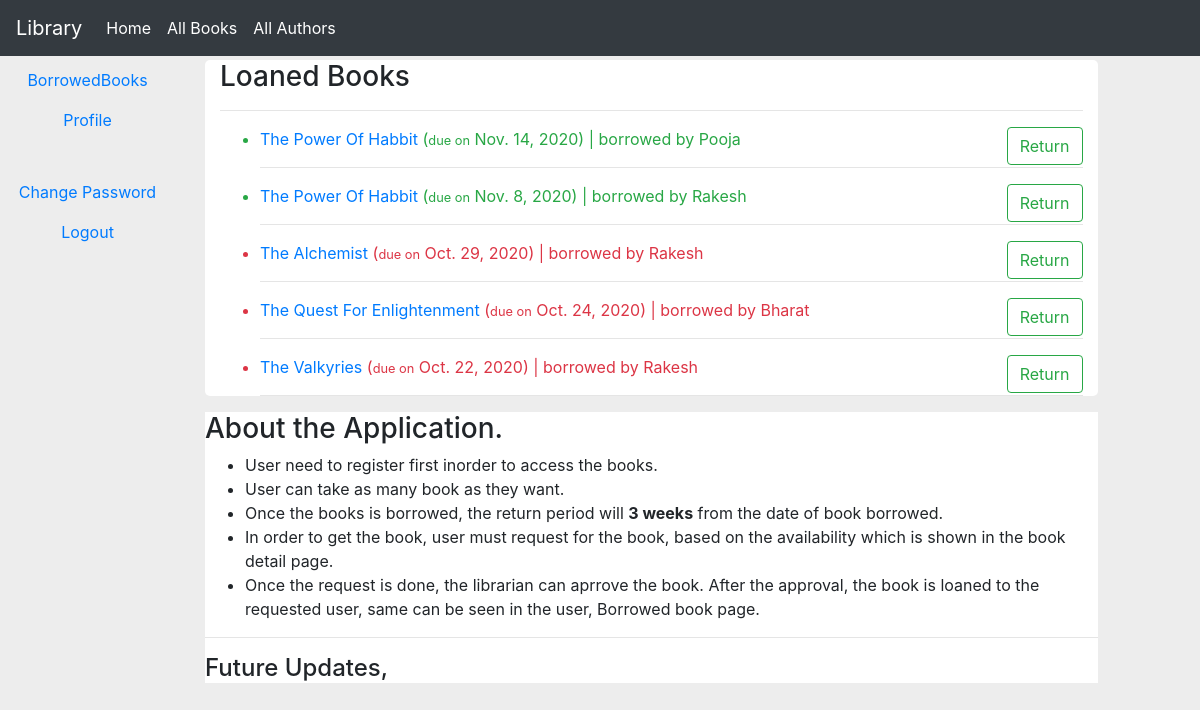
The page /catalog/books/allborrowedbooks/ (signed in) on the database as committed earlier.
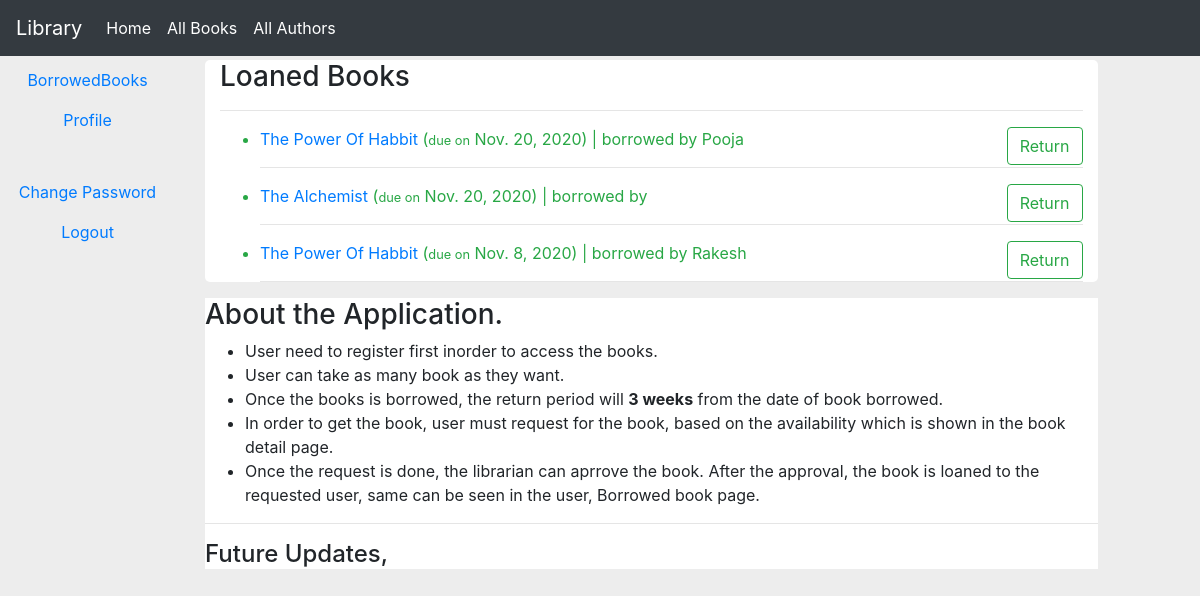
The same page on the database as committed later.
### catalog/models.py (models this page shows, shortened)
class BookInstance(models.Model):
    id = models.UUIDField(primary_key=True, default=uuid.uuid4, help_text="Unique ID of the book")
    book = models.ForeignKey('Book',on_delete=models.CASCADE, null=True)
    imprint = models.CharField(max_length=200)
    due_back = models.DateField(null=True, blank=True)
    LOAN_STATUS = (('m','Maintenance'),('o','On Loan'),('a','Available'),('r', 'Received'),('R','Request'),('A','AdvanceRequest'))
    status = models.CharField(max_length=1, choices=LOAN_STATUS, blank=True,default='m', help_text="Book Availability")
    borrower = models.ForeignKey(User,on_delete=models.SET_NULL, null=True,blank=True)
    class Meta:
        ordering = ['due_back']
        permissions = (('Can_mark_retuned','Set book as returned'),)
    @property
    def is_overdure(self):
        if self.due_back and date.today() > self.due_back:
            return True
        else:
            return False

class Book(models.Model):
    title = models.CharField(max_length=200)
    author = models.ForeignKey('Author', on_delete=models.SET_NULL, null=True)
    summary = models.TextField(max_length=1000, help_text="Enter a brief description of the book")
    isbn = models.CharField('ISBN', max_length=13,help_text="13 character unique number")
    genre = models.ManyToManyField(Genre, help_text="Select the genre of the book")
    language = models.ForeignKey('Language', on_delete=models.SET_NULL, null=True)
    def display_genre(self):
        return ", ".join(genre.name for genre in self.genre.all()[:3])
    display_genre.short_description = "Genre"

### catalog/views.py (the view)
# urls.py: path('books/allborrowedbooks/',views.LoanedBooksByAll.as_view(), name="allloanedbooks"),
class LoanedBooksByAll(LoginRequiredMixin,ListView):
    model = BookInstance
    template_name = 'catalog/loanedBooksByUser.html'
    def get(self,request):
        loaned = BookInstance.objects.filter(status__exact="o").order_by('-due_back')
        ctx = {'loanBooks':loaned}
        return render(request,self.template_name,ctx)

### catalog/templates/catalog/loanedBooksByUser.html (shortened to what this page needs)
{% extends "catalog/base.html" %}
{% block content %}
  <h3>Loaned Books</h3>
  <hr>
  {% if loanBooks %}
     <ul>
       {% for book in loanBooks %}
        <li class={% if book.is_overdure %}text-danger{% else %}text-success{% endif %}>
          <a href="{% url 'catalog:bookdetail' book.book.id %}">{{ book.book.title }} </a>(<small>due on</small> {{ book.due_back }}) |
             borrowed by {{ book.borrower.username }}
          {% if user.is_staff %}
             <p style="float: right;">
               <a href="{% url 'catalog:renew_book_librarian' book.id %}" style="text-decoration: none;" class="btn btn-outline-info">Renew</a>
             </p>
          {% else %}
            <p style="float: right;" class={% if book.is_overdure %}text-danger{% else %}text-success{% endif %}>
              <a href="{% url 'catalog:ReturnBook' book.id %}" style="text-decoration: none;" class="btn btn-outline-success">Return</a>
            </p>
          {% endif %}
        </li>
        <hr>
       {% endfor %}
     </ul>
  {% else %}
     <h2>You haven't loaned any books yet.</h2>
  {% endif %}
{% endblock %}

### catalog/templates/catalog/base.html (shortened to what this page needs)
<!DOCTYPE html>
<html lang="en" dir="ltr">
  <head>
    <link rel="stylesheet" href="https://cdn.jsdelivr.net/npm/bootstrap@4.5.3/dist/css/bootstrap.min.css">
    {% load static %}
    <link rel="stylesheet" href="{% static 'css/style.css' %}">
  </head>
  <body>
     <nav class="navbar navbar-expand-lg fixed-top navbar-dark bg-dark">
       <a class="navbar-brand" href="#" style="border-radius: 5px;">Library</a>
        <div class="collapse navbar-collapse" id="navbarcollapse">
          <ul class="navbar-nav">
              <li class="nav-item active">
                <a class="nav-link" href="{% url 'catalog:index' %}">Home</a>
              </li>
              <li class="nav-item active">
                <a class="nav-link" href="{% url 'catalog:booklist' %}">All Books</a>
              </li>
              <li class="nav-item active">
                <a class="nav-link" href="{% url 'catalog:authors' %}">All Authors</a>
              </li>
          </ul>
        </div>
     </nav>
     <div class="row">
       <div class="col-2">
             <ul class="nav logio">
               {% if user.is_authenticated %}
                  {% if user.is_staff %}
                     <li class="nav-item"><a class="nav-link" href="{% url 'catalog:allloanedbooks' %}">AllBorrowedBooks</a></li>
                     <li class="nav-item"><a class="nav-link" href="{% url 'catalog:bookcreate' %}">Add Book</a></li
                     <li class="nav-item"><a class="nav-link" href="{% url 'catalog:authorcreate' %}">Add Author</a></li>
                     <li class="nav-item"><a class="nav-link" href="{% url 'catalog:makeavailable' %}">Inbox</a></li>
                  {% else %}
                     <li class="nav-item"><a class="nav-link" href="{% url 'catalog:loanedbooks' %}">BorrowedBooks</a></li>
                  {% endif %}
                  <li class="nav-item"><a class="nav-link" href="{% url 'catalog:profile' user.id %}">Profile</li>
                  <li class="nav-item"><a class="nav-link" href="{% url 'password_change' %}">Change Password</a></li>
                  <li class="nav-item"><a class="nav-link" href="{% url 'logout' %}">Logout</a></li>
               {% else %}
                  <li class="nav-item"><a class="nav-link" href="{% url 'login' %}">Login</a></li>
               {% endif %}
             </ul>
       </div>
       <div class="col-9">
         <div class="container">
           {% block content %}
           {% endblock %}
         </div>
         <div style="background-color: white;">
         <h3>About the Application.</h3>
         <ul>
           <li>User need to register first inorder to access the books.</li>
           <li>User can take as many book as they want.</li>
           <li>Once the books is borrowed, the return period will <strong>3 weeks</strong> from the date of book borrowed.</li>
           <li>In order to get the book, user must request for the book, based on the availability which is shown in the book
               detail page.</li>
           <li>Once the request is done, the librarian can aprrove the book. After the approval, the book is loaned to the requested user,
               same can be seen in the user, Borrowed book page.</li>
         </ul>
         <hr>
         <h4>Future Updates,</h4>
       </div>
       </div>
      </div>
  </body>
</html>

### catalog/static/css/style.css (style rules this page uses)
body { background-color: #ededed; margin-top: 60px; }
.container { background-color: white; border-radius: 5px; }
.logio { list-style-type: none; display: block; text-align: center; }

Rows that differ between the two databases and show on the page:
no longer on this page (row edited): BookInstance: book "The Quest For Enlightenment", due_back "Oct. 24, 2020", borrower.username "Bharat"
no longer on this page (row edited): BookInstance: book "The Valkyries", due_back "Oct. 22, 2020", borrower.username "Rakesh"
changed BookInstance "Pooja": due_back "Nov. 14, 2020" → "Nov. 20, 2020"
changed BookInstance "The Alchemist": due_back "Oct. 29, 2020" → "Nov. 20, 2020"; borrower.username "Rakesh" → (not shown); moves up the list
